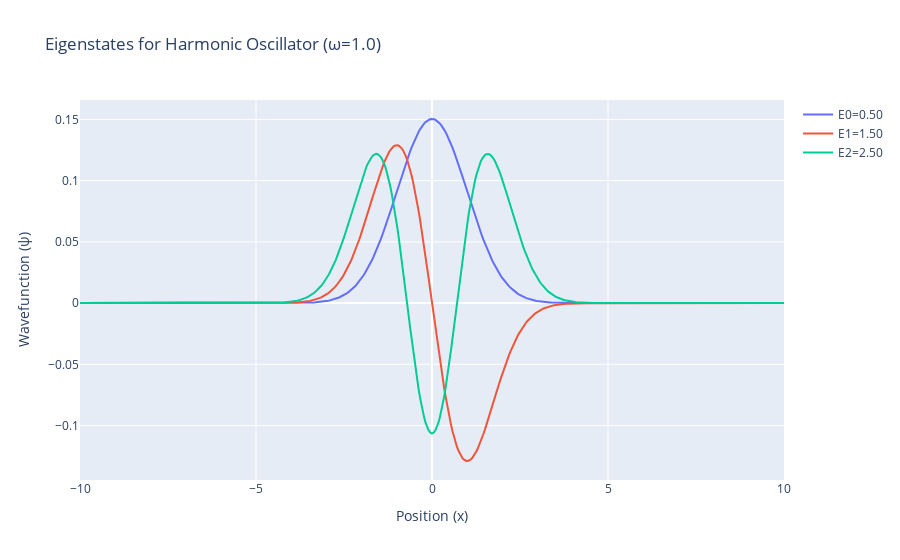

Here is the notebook cell this chart was saved with:
### Markdown cell above
### Different energy states

### Code cell
import numpy as np
import plotly.graph_objects as go
from scipy.linalg import eigh

# Constants
hbar = 1.0
mass = 1.0
L = 10.0  # Length of the 1D domain
N = 500  # Number of grid points
x = np.linspace(-L, L, N)  # Define the x-axis

# Create the potential energy function (V(x)) for a harmonic oscillator
def potential(x, omega):
    return 0.5 * mass * (omega**2) * x**2

# Set the angular frequency for the harmonic oscillator
omega = 1.0

# Initialize arrays to store eigenvalues and eigenfunctions
eigenvalues = []
eigenfunctions = []

# Solve the Schrödinger equation for the harmonic oscillator
V = potential(x, omega)
dx = x[1] - x[0]
T = (-hbar**2 / (2 * mass)) * (np.diag(-2.0 / dx**2 * np.ones(N)) + 
                            np.diag(1.0 / dx**2 * np.ones(N - 1), 1) + np.diag(1.0 / dx**2 * np.ones(N - 1), -1))
H = T + np.diag(V * np.ones(N))
eigvals, eigvecs = eigh(H)

# Number of eigenstates to plot
num_states_to_plot = 3  # Adjust this number as needed

# Create a figure for the Plotly plot
fig = go.Figure()

# Plot the selected eigenstates (ground state and excited states)
for i in range(num_states_to_plot):
    eigenfunction = eigvecs[:, i]
    eigenvalue = eigvals[i]
    fig.add_trace(go.Scatter(x=x, y=eigenfunction, mode='lines', name=f'E{ i }={eigenvalue:.2f}'))

# Set axis labels and title
fig.update_xaxes(title_text='Position (x)')
fig.update_yaxes(title_text='Wavefunction (ψ)')
fig.update_layout(title=f'Eigenstates for Harmonic Oscillator (ω={omega})')

# Show the plot
fig.show()

### Figure 1 — Plotly figure (JSON) as saved in the notebook; plotly's stock layout.template omitted (floating-point values rounded to 4 significant figures; data arrays with more than 128 entries replaced by an {"elided": "..."} marker saying what was removed)
{"data": [{"mode": "lines", "name": "E0=0.50", "type": "scatter", "x": {"elided": "500 float values"}, "y": {"elided": "500 float values"}}, {"mode": "lines", "name": "E1=1.50", "type": "scatter", "x": {"elided": "500 float values"}, "y": {"elided": "500 float values"}}, {"mode": "lines", "name": "E2=2.50", "type": "scatter", "x": {"elided": "500 float values"}, "y": {"elided": "500 float values"}}], "layout": {"title": {"text": "Eigenstates for Harmonic Oscillator (ω=1.0)"}, "xaxis": {"title": {"text": "Position (x)"}}, "yaxis": {"title": {"text": "Wavefunction (ψ)"}}}}
